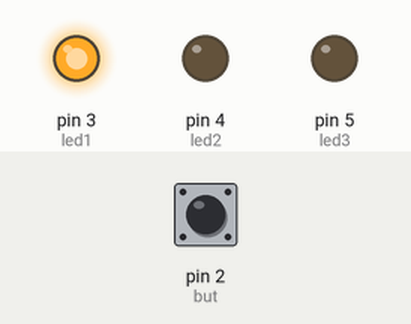
This sketch was run on a simulated Arduino Uno, built with avr-gcc and run on an emulated ATmega328P. Parts: output pins drawn as LEDs (lit = HIGH). The test bench sets the inputs (shaded band); at power-on: pin 2 (but) LOW.

Above: at 1.2 s.
1.3 s: pin 2 (but) pulled HIGH for 1 s
At 3.7 s:
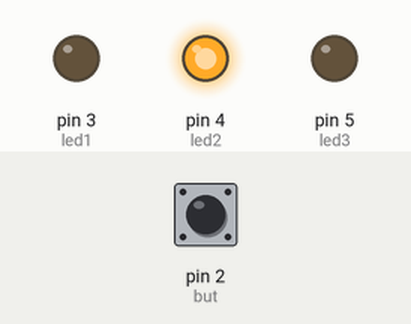
4.3 s: pin 2 (but) pulled HIGH for 0.15 s
At 5.7 s:
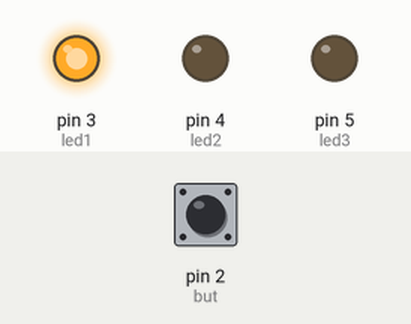
5.9 s: pin 2 (but) pulled HIGH for 3.2 s
At 11.1 s:
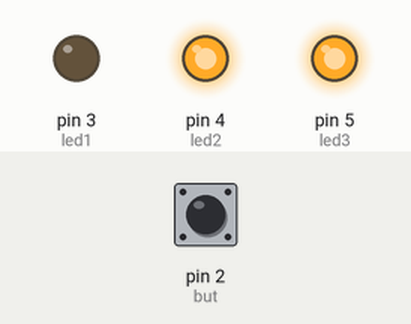
Timing chart, 0 to 16.6 s (numbered marks = the images above; inputs shaded):
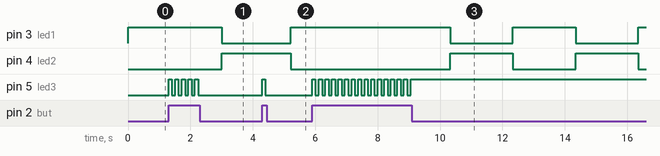

The sketch:

LEDpiscante_botao-sol1.ino
```cpp
#define but 2
#define led1 3
#define led2 4
#define led3 5
byte estado = LOW;

void setup() {
  pinMode(but, INPUT); //Defino função do botão como ENTRADA
  pinMode(led1, OUTPUT); //Defino função do botão como SAIDA
  pinMode(led2, OUTPUT); //Defino função do botão como SAIDA
  pinMode(led3, OUTPUT); //Defino função do botão como SAIDA
}

void loop() {
  digitalWrite(led1, HIGH);
  digitalWrite(led2, LOW);
  for (int i = 0; i <= 400; i++) {
    if (digitalRead(but) == 1) {
      estado = !estado;
      digitalWrite(led3, estado);
      delay(100); //PREVENINDO BOUNCE
    }
    delay(5);
  }
  digitalWrite(led1, LOW);
  digitalWrite(led2, HIGH);
  for (int i = 0; i <= 400; i++) {  //2 segundo de delay
    if (digitalRead(but) == 1) {
      estado = !estado;
      digitalWrite(led3, estado);
      delay(100);
    }
    delay(5);
  }
}
/*
   A ideia é utilizar um botao enquanto o led esta piscando
   o delay para COMPLETAMENTE a leitura: separando em várias "mini" paradinhas e deixando o processador checar é uma solução
*/
```

Measured:
- after the input at 1.3 s, pin 5 (led3): alternates HIGH for 0.11 s and LOW for 0.11 s, 10 changes in all, then stays LOW, starting at once
- after the input at 4.3 s, pin 5 (led3): LOW → HIGH at once, → LOW 0.11 s later
- after the input at 5.9 s, pin 5 (led3): alternates HIGH for 0.11 s and LOW for 0.11 s, 31 changes in all, then stays HIGH, starting at once
- by itself, pin 3 (led1), pin 4 (led2): alternates HIGH for 2.0 s and LOW for 2.0 s
